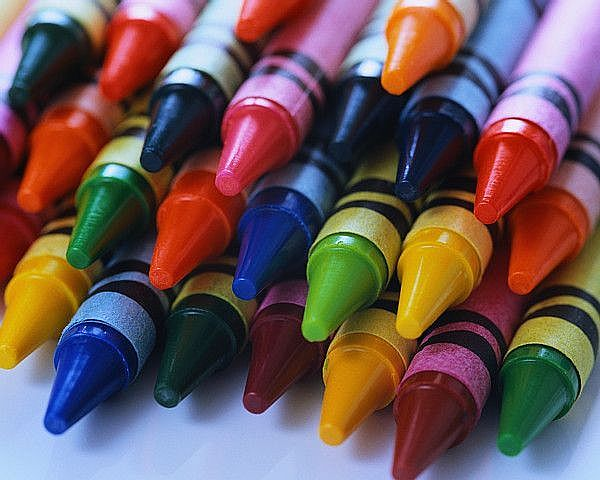
#> input picture Demosaicing/images/crayons.jpg, 600 x 480 px, given in place of crayons.bmp, which was not available
$ jupyter execute --allow-errors rpn2_mp0_code.ipynb   (text cells are left out)
#> lines starting #> are read from the running program, lines starting #| are printed output that depends on the picture; long printed decimals are rounded; pictures that were not available may be replaced by others from this repository, and a replacement may not be noted
[cell 1]
import numpy as np
import cv2
from scipy import ndimage, signal
from matplotlib import pyplot as plt
import matplotlib

[cell 2]
#Used to debug numpy array using print
np.set_printoptions(threshold=np.nan)

[cell 3]
IMG_DIR = 'images/'

[cell 4]
def read_image(IMG_NAME):
    img = cv2.imread(IMG_NAME)
    return img[:,:,::-1] # returns the image array in RGB order

#> (a cell that did not finish here is left out)

#> call 2 of read_image, with IMG_NAME = 'images/crayons.bmp'
#> in read_image, img is the input picture: shape (480, 600, 3); mean B, G, R 87.5, 86.5, 109.2
#Plot crayon solution
plt.imshow(test_read_image)
plt.title('test image')

[cell 6]
def get_solution_image(mosaic_img):
    '''
    This function should return the soln image.
    Feel free to write helper functions in the above cells
    as well as change the parameters of this function.
    '''
    mosaic_shape = np.shape(mosaic_img)
#> mosaic_shape = (480, 600, 3)
    soln_image = np.zeros((mosaic_shape[0], mosaic_shape[1], 3))

    #Mask and retrieve red channel
    red_ch = mosaic_img[:,:,0]
    red_ch[1::2] = 0
    red_ch[:,1::2] = 0
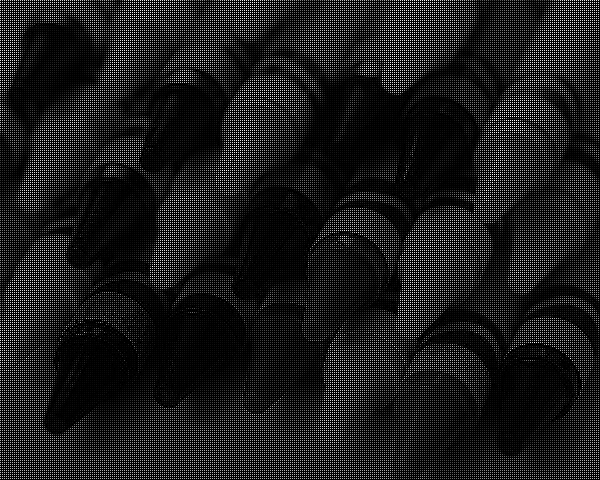
#> red_ch: shape (480, 600); min 0, max 255, mean 27.3
    #Red  weights and convolution
    red_weights = np.array([[0.25,0.5,0.25],[0.5,1,0.5],[0.25,0.5,0.25]])
    red_conv    = ndimage.convolve(red_ch, red_weights, mode='constant', cval=0.0)

    ##Mask and retrieve blue channel
    blue_ch = mosaic_img[:,:,2]
    blue_ch[::2] = 0
    blue_ch[:,::2] = 0
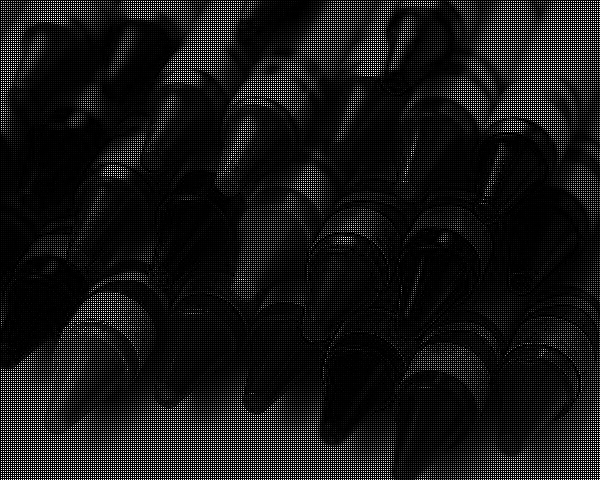
#> blue_ch: shape (480, 600); min 0, max 255, mean 21.9
    #Blue  weights and convolution
    blue_weights = np.array([[0.25,0.5,0.25],[0.5,1,0.5],[0.25,0.5,0.25]])
    blue_conv    = ndimage.convolve(blue_ch, blue_weights, mode='constant', cval=0.0)

    ###Mask and retrieve green channel
    green_ch = mosaic_img[:,:,1]
    green_ch[::2, 0::2] = 0
    green_ch[1::2, 1::2] = 0
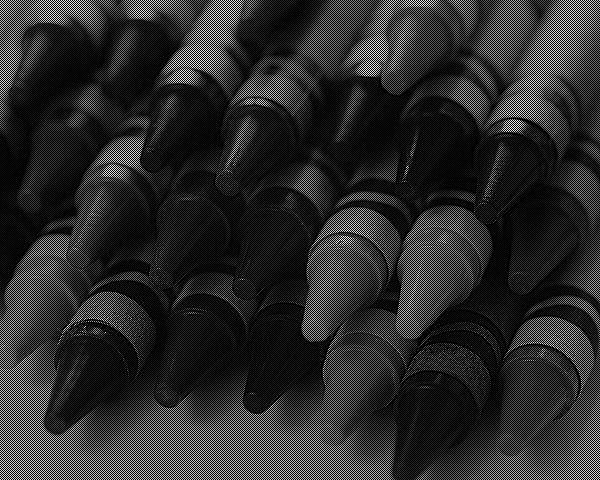
#> green_ch: shape (480, 600); min 0, max 255, mean 43.3
    #green  and convolution
    green_weights = np.array([[0,0.25,0],[0.25,1,0.25],[0,0.25,0]])
    green_conv    = ndimage.convolve(green_ch, green_weights, mode='constant', cval=0.0)

    #Construct solution image
    soln_image[:,:,0] = red_conv
    soln_image[:,:,1] = green_conv
    soln_image[:,:,2] = blue_conv
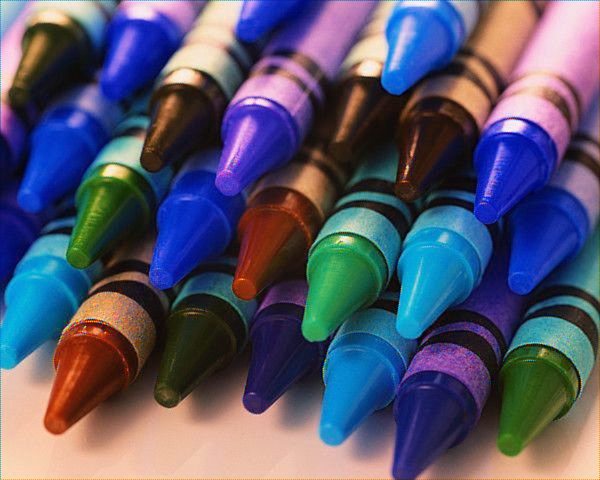
#> soln_image: shape (480, 600, 3) float64; mean of channels 0, 1, 2 108.7, 86.2, 86.9; drawn as B, G, R

    return soln_image

[cell 7]
def compute_errors(soln_image, original_image):
    '''
    Compute the Average and Maximum per-pixel error
    for the image.

    Also generate the map of pixel differences
    to visualize where the mistakes are made
    '''
    sq_diff = (soln_image-original_image)**2
    res_sum_diff = np.sum(sq_diff, axis = 2)
    max_err = np.amax(res_sum_diff)
    pp_err = np.mean(res_sum_diff)
    return res_sum_diff, pp_err, max_err

[cell 8]
mosaic_img = read_image(IMG_DIR+'crayons.bmp')
soln_image = get_solution_image(mosaic_img)
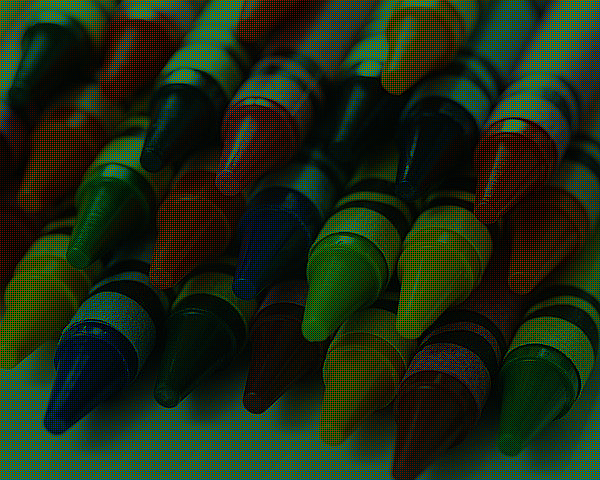
#> mosaic_img: shape (480, 600, 3); mean R, G, B 27.3, 43.3, 21.9
original_image = read_image(IMG_DIR+'crayons.jpg')

[cell 9]
#Plot crayon solution
plt.imshow(soln_image/255)
plt.title('Solution Crayon Image')
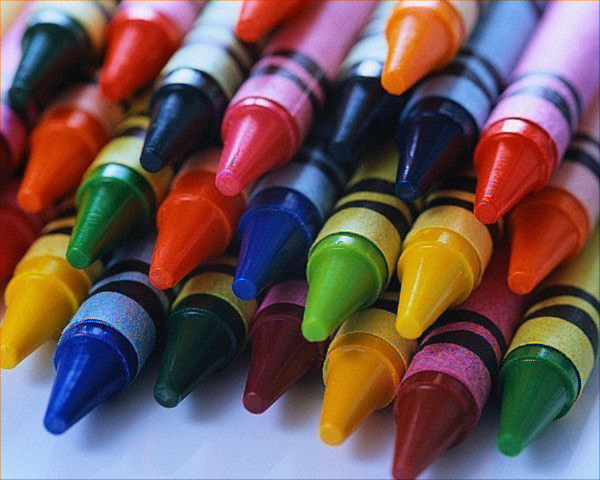
#> shown: shape (480, 600, 3) float64; mean R, G, B 0.426, 0.338, 0.341

[cell 10]
#Write solution image to disk
cv2.imwrite('solution_crayon.jpg',soln_image[:,:,::-1])
#> Out = True

[cell 11]
res_pixel_diff, pp_err, max_err = compute_errors(soln_image, original_image)
#> in compute_errors, `sq_diff = (soln_image-original_image)**2`:
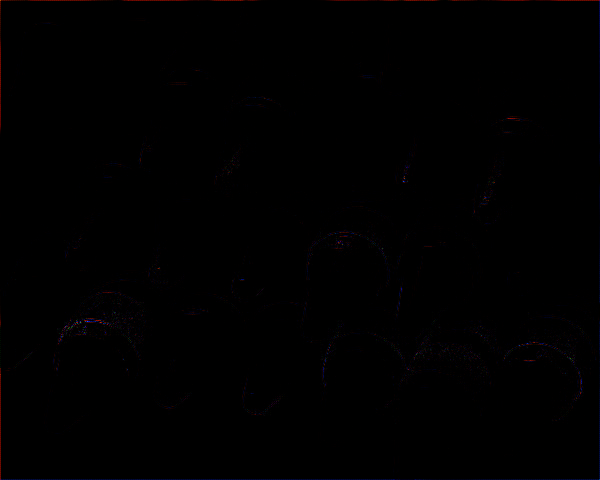
#> sq_diff: shape (480, 600, 3) float64; mean of channels 0, 1, 2 82.3, 32.3, 89.4; drawn with min black and max white
#> in compute_errors, `max_err = np.amax(res_sum_diff)`: max_err = 53633
#> in compute_errors, `pp_err = np.mean(res_sum_diff)`: pp_err = 204
#> pp_err = 204; max_err = 53633
print("The average per-pixel error for crayons is: "+str(pp_err))
#| The average per-pixel error for crayons is: 204.019
print("The maximum per-pixel error for crayons is: "+str(max_err))
#| The maximum per-pixel error for crayons is: 53633.0

[cell 12]
#Plot pixel difference
plt.imshow(res_pixel_diff, vmin = 0, vmax = 2048)
plt.title('Pixel difference for crayon')

#> (a cell that did not finish here is left out)

soln_image = get_solution_image(mosaic_img)
original_image = read_image(IMG_DIR+'iceberg.jpg')
# For sanity check display your solution image here
### YOUR CODE

[cell 14]
#Plot iceberg solution
plt.imshow(soln_image/255)
plt.title('Solution Iceberg Image')

[cell 15]
#display_image('Iceberg solution', soln_image/255)
#Write solution image to disk
cv2.imwrite('solution_iceberg.jpg',soln_image[:,:,::-1])
#> Out = True

[cell 16]
res_pixel_diff, pp_err, max_err = compute_errors(soln_image, original_image)
print("The average per-pixel error for iceberg is: "+str(pp_err))
#| The average per-pixel error for iceberg is: 204.019
print("The maximum per-pixel error for iceberg is: "+str(max_err))
#| The maximum per-pixel error for iceberg is: 53633.0
#print(original_image[10:20,10:20,0])

[cell 17]
#Plot pixel difference
plt.imshow(res_pixel_diff, vmin = 0, vmax = 2048)
plt.title('Pixel difference for iceberg ')

#> (a cell that did not finish here is left out)

[cell 19]
#Plot Tony solution
plt.imshow(soln_image/255)
plt.title('Solution Tony Image')

[cell 20]
cv2.imwrite('solution_tony.jpg',soln_image[:,:,::-1])
#> Out = True

[cell 21]
res_pixel_diff, pp_err, max_err = compute_errors(soln_image, original_image)
print("The average per-pixel error for tony is: "+str(pp_err))
#| The average per-pixel error for tony is: 204.019
print("The maximum per-pixel error for tony is: "+str(max_err))
#| The maximum per-pixel error for tony is: 53633.0

[cell 22]
#Plot pixel difference
plt.imshow(res_pixel_diff, vmin = 0, vmax = 2048)
plt.title('Pixel difference for Tony ')

#> (a cell that did not finish here is left out)

[cell 24]
#Plot Hope solution
plt.imshow(soln_image/255)
plt.title('Solution Hope Image')

[cell 25]
cv2.imwrite('solution_hope.jpg',soln_image[:,:,::-1])
#> Out = True

[cell 26]
def get_freeman_solution_image(mosaic_img, kernel_size = 3):
    '''
    This function should return the freeman soln image.
    Feel free to write helper functions in the above cells
    as well as change the parameters of this function.

    HINT : Use the above get_solution_image function.
    '''
    ### YOUR CODE HERE ###
    linear_sol_image = get_solution_image(mosaic_img)
    freeman_soln_image = linear_sol_image
    red_conv = signal.medfilt2d(linear_sol_image[:,:,0] - linear_sol_image[:,:,1], kernel_size=kernel_size) + linear_sol_image[:,:,1]
    blue_conv = signal.medfilt2d(linear_sol_image[:,:,2] - linear_sol_image[:,:,1],kernel_size=kernel_size) + linear_sol_image[:,:,1]
    freeman_soln_image[:,:,0] = red_conv
    freeman_soln_image[:,:,2] = blue_conv

    return np.clip(freeman_soln_image, a_min = 0, a_max = 255)

#> (a cell that did not finish here is left out)

[cell 28]
#Plot Tony solution
plt.imshow(soln_image/255)
plt.title('Freeman Solution Tony Image')

[cell 29]
res_pixel_diff,pp_err, max_err = compute_errors(soln_image, original_image)
print("The average per-pixel error for tony is: "+str(pp_err))
#| The average per-pixel error for tony is: 204.019
print("The maximum per-pixel error for tony is: "+str(max_err))
#| The maximum per-pixel error for tony is: 53633.0

[cell 30]
cv2.imwrite('solution_freeman_tony.jpg',soln_image[:,:,::-1])
#> Out = True

[cell 31]
#Plot pixel difference
plt.imshow(res_pixel_diff, vmin = 0, vmax = 2048)
plt.title('Pixel difference for Tony ')

[cell 32]
mosaic_img = read_image(IMG_DIR+'crayons.bmp')
soln_image = get_freeman_solution_image(mosaic_img)
#> in get_freeman_solution_image, `red_conv = signal.medfilt2d(linear_sol_image[:,:,0] - linear_sol_image..`:
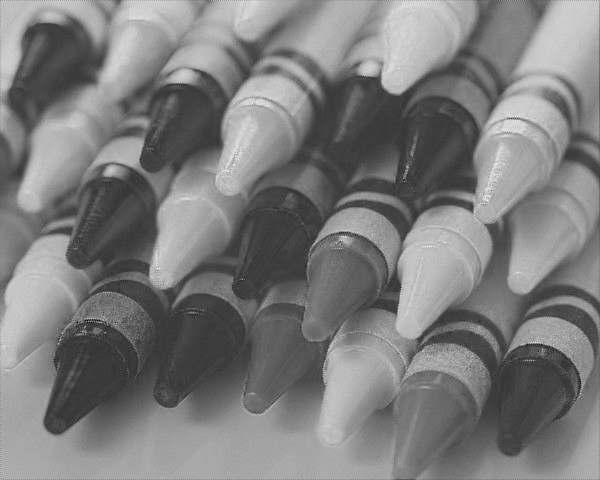
#> red_conv: shape (480, 600) float64; min -80, max 307, mean 108.9; drawn with min black and max white
#> in get_freeman_solution_image, `blue_conv = signal.medfilt2d(linear_sol_image[:,:,2] - linear_sol_imag..`:
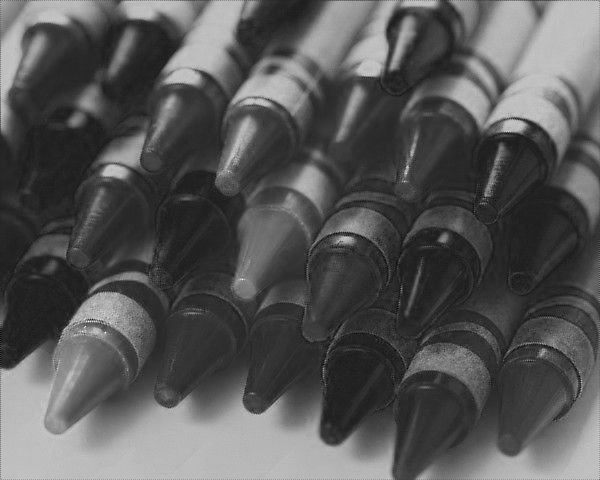
#> blue_conv: shape (480, 600) float64; min -48, max 347, mean 86.9; drawn with min black and max white
#> in get_freeman_solution_image, `freeman_soln_image[:,:,2] = blue_conv`:
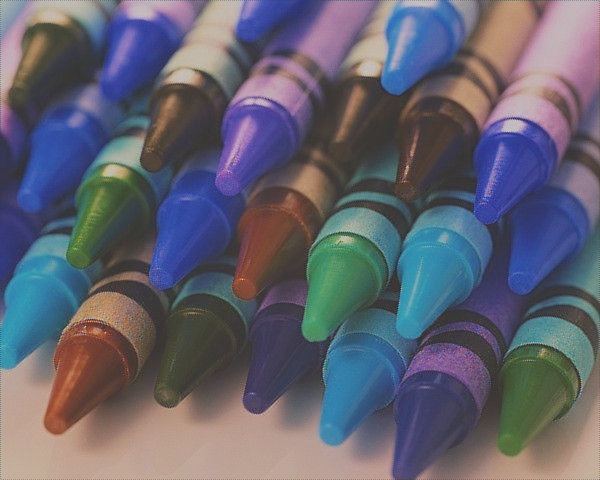
#> freeman_soln_image: shape (480, 600, 3) float64; mean of channels 0, 1, 2 108.9, 86.2, 86.9; drawn with min black and max white
original_image = read_image(IMG_DIR+'crayons.jpg')

[cell 33]
#Plot Crayon solution
plt.imshow(soln_image/255)
plt.title('Freeman Solution crayon Image')

[cell 34]
res_pixel_diff,pp_err, max_err = compute_errors(soln_image, original_image)
#> pp_err = 131.1; max_err = 48173
print("The average per-pixel error for crayons is: "+str(pp_err))
#| The average per-pixel error for crayons is: 131.105
print("The maximum per-pixel error for crayons is: "+str(max_err))
#| The maximum per-pixel error for crayons is: 48173.0

[cell 35]
cv2.imwrite('solution_freeman_crayon.jpg',soln_image[:,:,::-1])
#> Out = True

[cell 36]
#Plot pixel difference
plt.imshow(res_pixel_diff, vmin = 0, vmax = 2048)
plt.title('Pixel difference for crayons ')

#> (a cell that did not finish here is left out)

[cell 38]
#Plot iceberg solution
plt.imshow(soln_image/255)
plt.title('Freeman Solution iceberg Image')

[cell 39]
res_pixel_diff,pp_err, max_err = compute_errors(soln_image, original_image)
print("The average per-pixel error for iceberg is: "+str(pp_err))
#| The average per-pixel error for iceberg is: 131.105
print("The maximum per-pixel error for iceberg is: "+str(max_err))
#| The maximum per-pixel error for iceberg is: 48173.0

[cell 40]
cv2.imwrite('solution_freeman_iceberg.jpg',soln_image[:,:,::-1])
#> Out = True

[cell 41]
#Plot pixel difference
plt.imshow(res_pixel_diff, vmin = 0, vmax = 2048)
plt.title('Pixel difference for iceberg ')

#> (a cell that did not finish here is left out)

[cell 43]
#Plot iceberg solution
plt.imshow(soln_image/255)
plt.title('Freeman Solution Hope Image')

[cell 44]
cv2.imwrite('solution_freeman_hope.jpg',soln_image[:,:,::-1])
#> Out = True

[cell 45]
def get_mosaic_image(original_image):
    '''
    Generate the mosaic image using the Bayer Pattern.
    '''

    mosaic_shape = np.shape(original_image)
    mosaic_img = np.zeros((mosaic_shape[0], mosaic_shape[1], 3))

    ##Mask and retrieve red channel
    red_ch = original_image[:,:,0]
    red_ch[1::2] = 0
    red_ch[:,1::2] = 0

    ##Mask and retrieve blue channel
    blue_ch = original_image[:,:,2]
    blue_ch[::2] = 0
    blue_ch[:,::2] = 0

    ##Mask and retrieve green channel
    green_ch = original_image[:,:,1]
    green_ch[::2, 0::2] = 0
    green_ch[1::2, 1::2] = 0

    #Construct mosaic image
    mosaic_img[:,:,0] = red_ch + blue_ch + green_ch
    mosaic_img[:,:,1] = red_ch + blue_ch + green_ch
    mosaic_img[:,:,2] = red_ch + blue_ch + green_ch


    return mosaic_img

#> (a cell that did not finish here is left out)

#> (a cell that did not finish here is left out)

[cell 48]
res_pixel_diff,pp_err, max_err = compute_errors(soln_image, original_image)
print("The average per-pixel error for abstract is: "+str(pp_err))
#| The average per-pixel error for abstract is: 131.105
print("The maximum per-pixel error for abstract is: "+str(max_err))
#| The maximum per-pixel error for abstract is: 48173.0
plt.imshow(soln_image/255)
plt.title('Freeman solution image for abstract image')

[cell 49]
#Plot pixel difference
plt.imshow(res_pixel_diff, vmin = 0, vmax = 2048)
plt.title('Pixel difference for abstract ')

#> (a cell that did not finish here is left out)

[cell 51]
res_pixel_diff,pp_err, max_err = compute_errors(soln_image, original_image)
print("The average per-pixel error for Flower is: "+str(pp_err))
#| The average per-pixel error for Flower is: 131.105
print("The maximum per-pixel error for Flower is: "+str(max_err))
#| The maximum per-pixel error for Flower is: 48173.0
plt.imshow(soln_image/255)
plt.title('Freeman solution image for Flower image')

[cell 52]
#Plot pixel difference
plt.imshow(res_pixel_diff, vmin = 0, vmax = 2048)
plt.title('Pixel difference for Flower ')

#> (a cell that did not finish here is left out)

[cell 54]
res_pixel_diff,pp_err, max_err = compute_errors(soln_image, original_image)
print("The average per-pixel error for rainbow is: "+str(pp_err))
#| The average per-pixel error for rainbow is: 131.105
print("The maximum per-pixel error for rainbow is: "+str(max_err))
#| The maximum per-pixel error for rainbow is: 48173.0
plt.imshow(soln_image/255)
plt.title('Freeman solution image for rainbow image')
